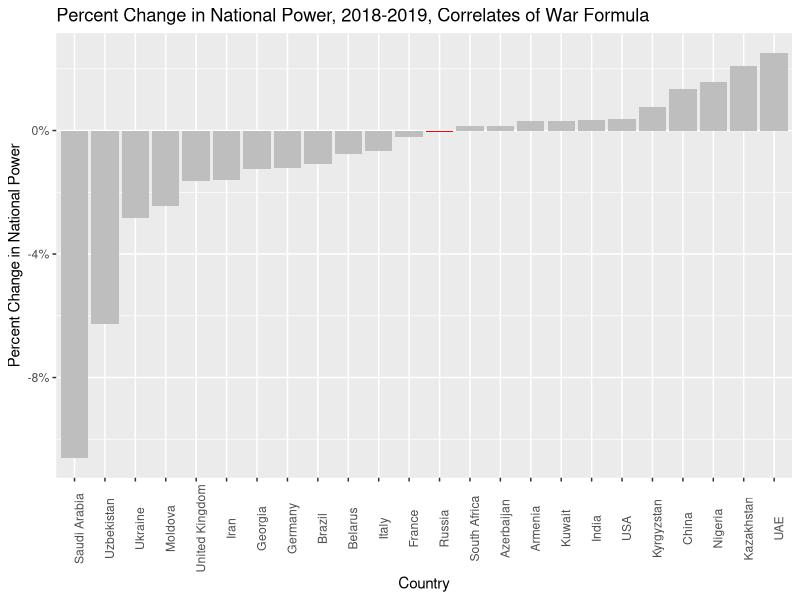
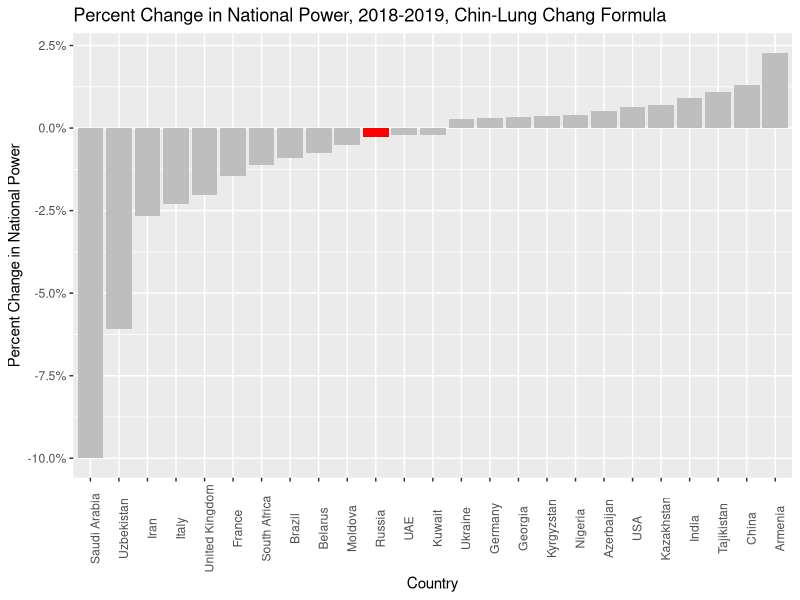
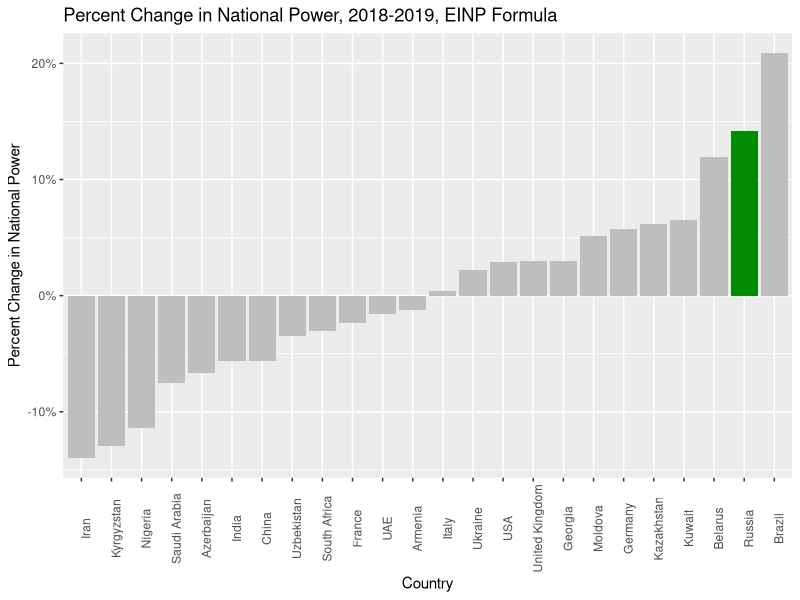
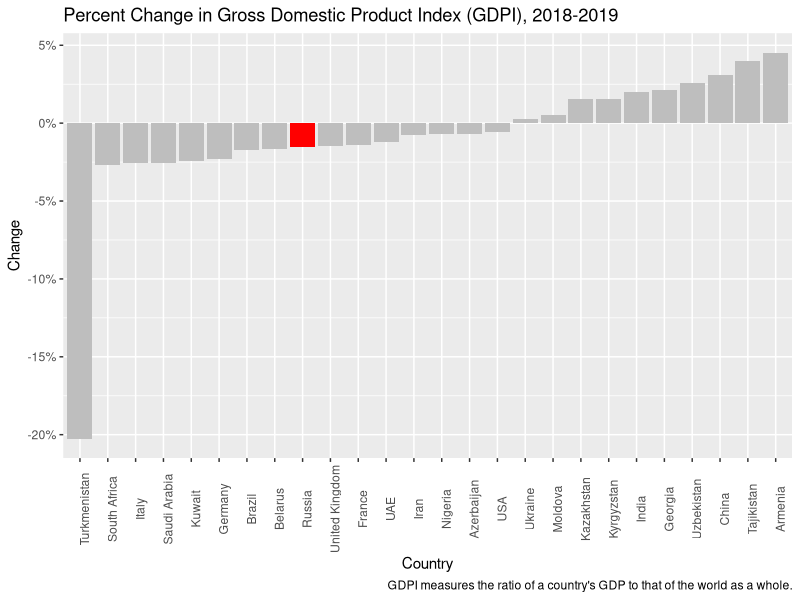
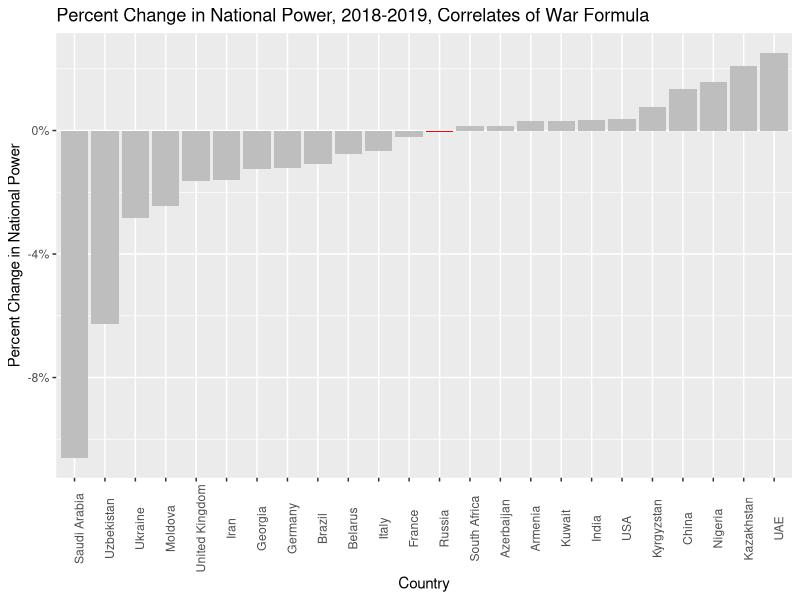
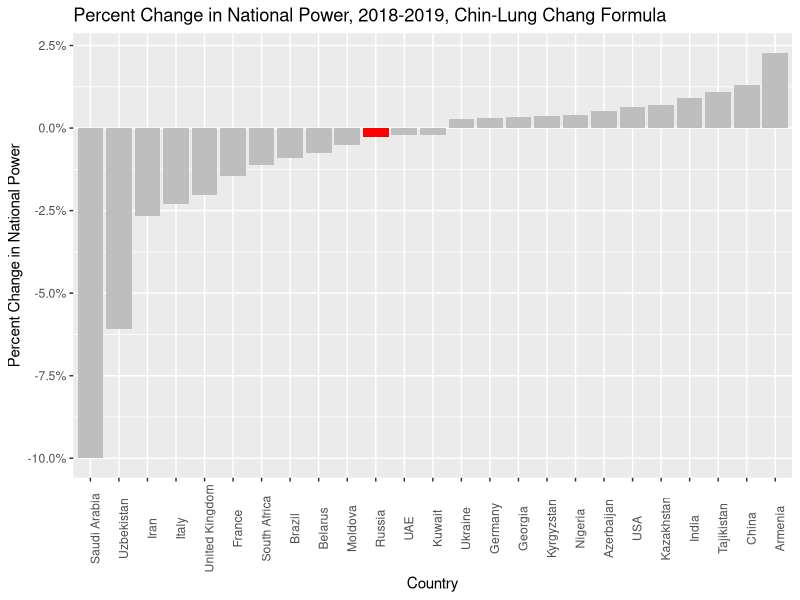
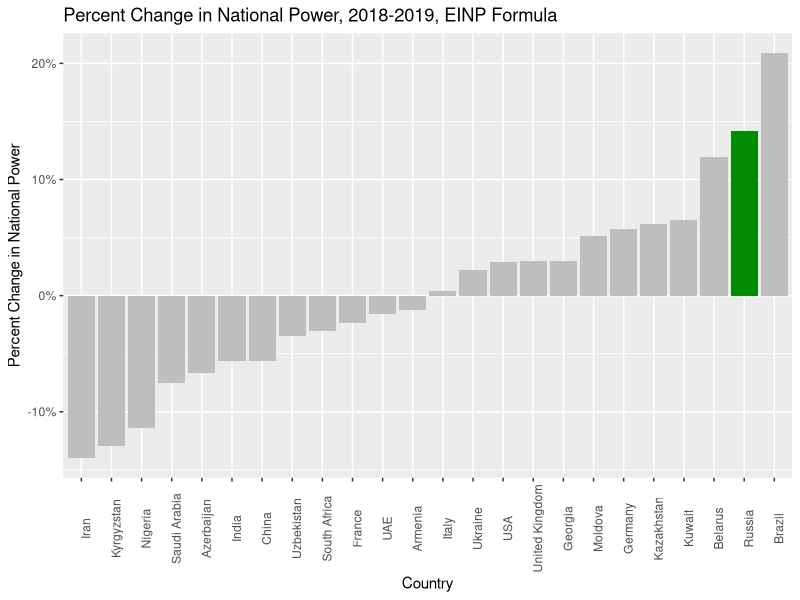
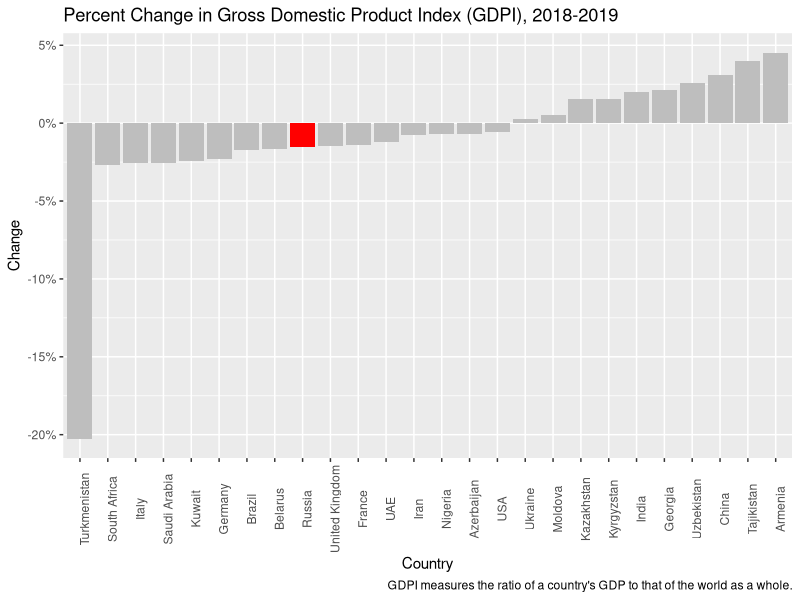

Reproduce these figures in R, in order.
## ---- chunk 1
knitr::opts_chunk$set(echo = FALSE)
library(tidyverse)
library(readxl)
## ---- chunk 2
correlates <- read_xlsx("raw-data/correlates_of_war.xlsx")

correlates <- correlates %>% 
  arrange(change) %>%
  mutate(ToHighlight = ifelse(Country == "Russia", "yes", "no" ))
## ---- chunk 3
corr <- ggplot(correlates, aes(x = reorder(Country, change), y = change, fill = ToHighlight)) +
  geom_col() +
  theme(axis.text.x = element_text(angle = 90)) +
  labs(x = "Country",
       y = "Percent Change in National Power",
       title = "Percent Change in National Power, 2018-2019, Correlates of War Formula") +
  scale_fill_manual(values = c("yes" = "red", "no" = "gray"), guide = FALSE ) +
  scale_y_continuous(labels = scales::percent)
corr

ggsave("corr.png")
## ---- chunk 4
chang <- read_xlsx("raw-data/chang.xlsx")

chang <- chang %>% 
  arrange(change) %>%
  mutate(ToHighlight = ifelse(Country == "Russia", "yes", "no" ))
## ---- chunk 5
cha <- ggplot(chang, aes(x = reorder(Country, change), y = change, fill = ToHighlight)) +
  geom_col() +
  theme(axis.text.x = element_text(angle = 90)) +
  labs(x = "Country",
       y = "Percent Change in National Power",
       title = "Percent Change in National Power, 2018-2019, Chin-Lung Chang Formula") +
  scale_fill_manual(values = c("yes" = "red", "no" = "gray"), guide = FALSE ) +
  scale_y_continuous(labels = scales::percent)
cha

ggsave("cha.png")
## ---- chunk 6
einp <- read_xlsx("raw-data/einp.xlsx")

einp <- einp %>%
  arrange(change) %>%
  mutate(ToHighlight = ifelse(Country == "Russia", "yes", "no" ))
## ---- chunk 7
ein <- ggplot(einp, aes(x = reorder(Country, change), y = change, fill = ToHighlight)) +
  geom_col() +
  theme(axis.text.x = element_text(angle = 90)) +
  labs(x = "Country",
       y = "Percent Change in National Power",
       title = "Percent Change in National Power, 2018-2019, EINP Formula") +
  scale_fill_manual(values = c("yes" = "green4", "no" = "gray"), guide = FALSE ) +
  scale_y_continuous(labels = scales::percent)
ein

ggsave("ein.png")
## ---- chunk 8
gdpi <- read_xlsx("raw-data/gdpi.xlsx")

gdpi <- gdpi %>%
  arrange(change) %>%
  mutate(ToHighlight = ifelse(Country == "Russia", "yes", "no" ))
## ---- chunk 9
gdp <- ggplot(gdpi, aes(x = reorder(Country, change), y = change, fill = ToHighlight)) +
  geom_col() +
  theme(axis.text.x = element_text(angle = 90)) +
  labs(x = "Country",
       y = "Change",
       title = "Percent Change in Gross Domestic Product Index (GDPI), 2018-2019",
       caption = "GDPI measures the ratio of a country's GDP to that of the world as a whole.") +
  scale_fill_manual(values = c("yes" = "red", "no" = "gray"), guide = FALSE ) +
  scale_y_continuous(labels = scales::percent)
gdp

ggsave("gdp.png")
